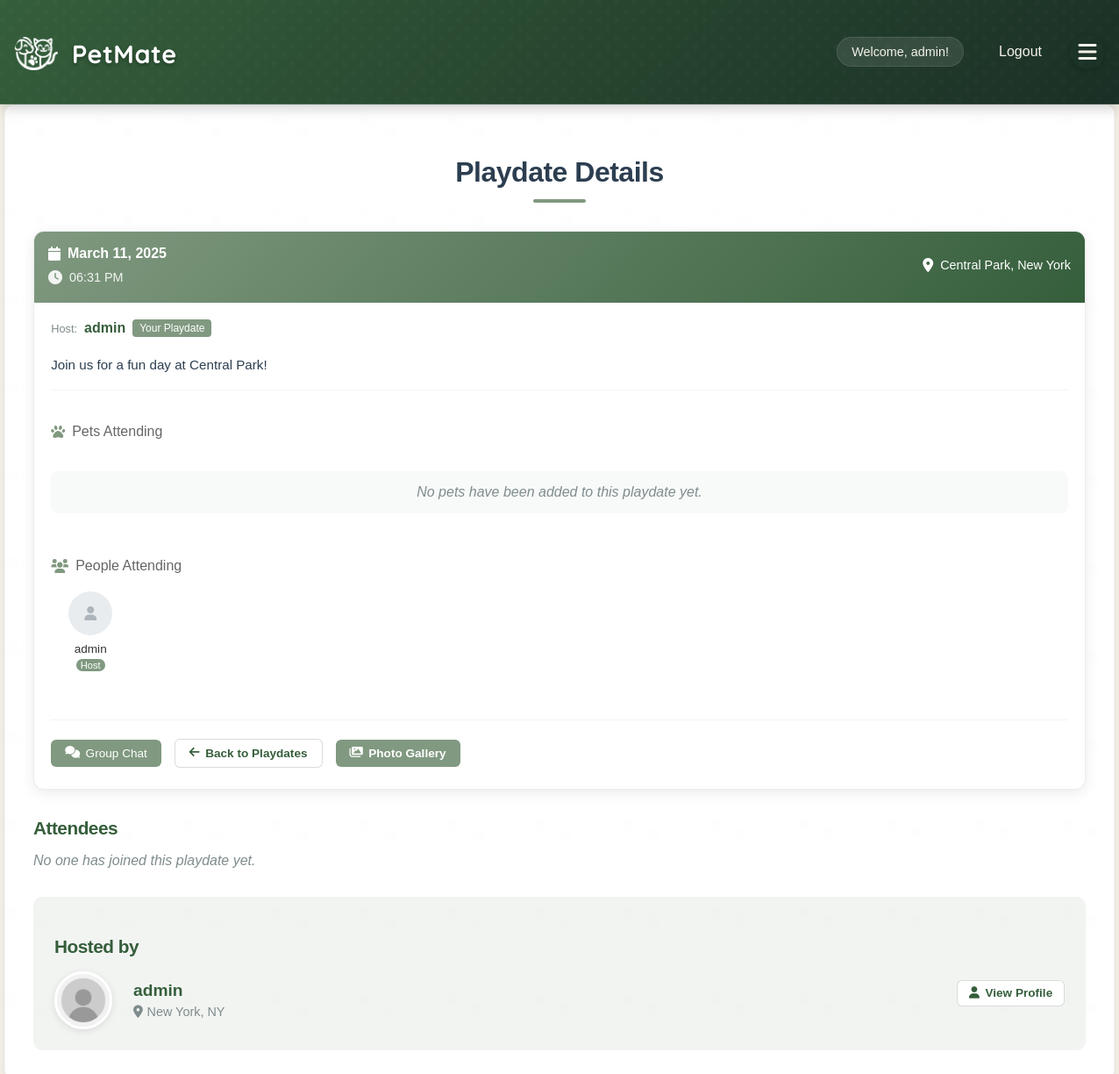
The app's page /playdates/1 (signed in), older data.
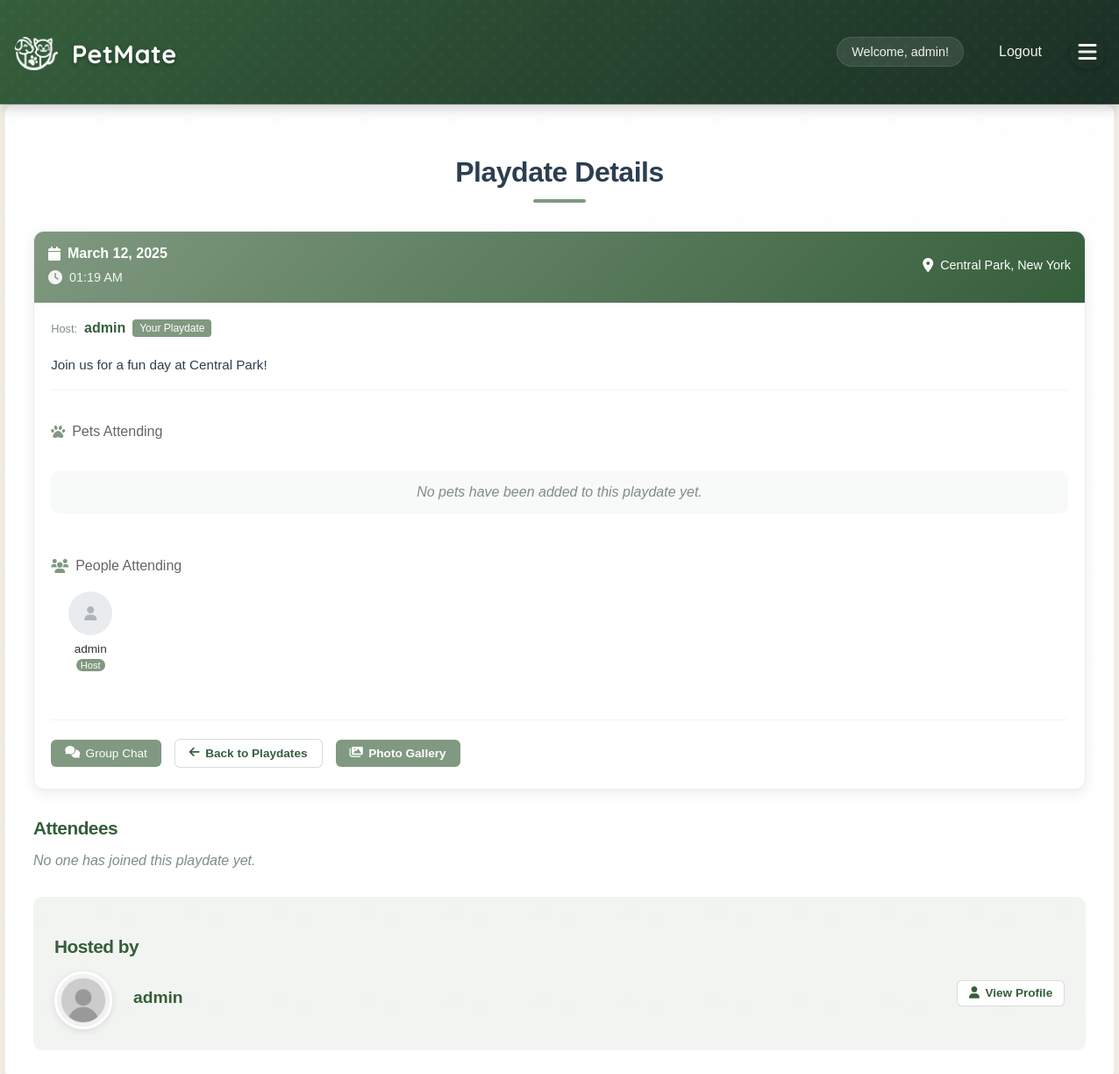
The same page, newer data.
### app/models/user.py (models this page shows, shortened)
class User(db.Model, UserMixin):
    __tablename__ = 'users'
    id = db.Column(db.Integer, primary_key=True)
    username = db.Column(db.String(80), unique=True, nullable=False)
    email = db.Column(db.String(120), unique=True, nullable=False)
    password_hash = db.Column(db.String(128))
    name = db.Column(db.String(120))  # User's full name
    created_at = db.Column(db.DateTime, default=datetime.utcnow)
    profile_picture = db.Column(db.String(255))  # Store the filename of uploaded image
    bio = db.Column(db.Text)  # User bio
    location = db.Column(db.String(200))  # User location
    is_admin = db.Column(db.Boolean, default=False)
    account_status = db.Column(db.String(20), default='active')  # active, suspended, banned
    last_login = db.Column(db.DateTime)
    account_notes = db.Column(db.Text)  # Admin notes about the user
    preferred_meetup_types = db.Column(db.String(255))  # e.g., "parks,beaches,dog runs"
    availability = db.Column(db.String(255))  # e.g., "weekends,evenings"
    pet_owner_since = db.Column(db.Integer)  # Year they became a pet owner
    pet_experience_level = db.Column(db.String(50))  # e.g., "beginner", "intermediate", "expert"
    pets = db.relationship('Pet', backref='owner', lazy=True)
    hosted_playdates = db.relationship('Playdate', foreign_keys='Playdate.host_id', lazy=True)
    attended_playdates = db.relationship('Playdate', secondary=playdate_attendees, lazy=True)
    reviews_received = db.relationship('Review',
                                     foreign_keys='Review.reviewed_user_id',
                                     back_populates='reviewed_user',
                                     lazy='joined')
    reviews_given = db.relationship('Review',
                                  foreign_keys='Review.reviewer_id',
                                  back_populates='reviewer',
                                  lazy='joined')
    @property
    def is_authenticated(self):
        return True
    def get_unread_message_count(self):
        from app.models.message import Message
        return Message.query.filter_by(recipient_id=self.id, is_read=False).count()

### app/models/playdate.py (models this page shows, shortened)
class Playdate(db.Model):
    __tablename__ = 'playdates'
    id = db.Column(db.Integer, primary_key=True)
    host_id = db.Column(db.Integer, db.ForeignKey('users.id', ondelete='CASCADE'), nullable=False)
    title = db.Column(db.String(100), nullable=False)
    description = db.Column(db.Text)
    location = db.Column(db.String(200), nullable=False)
    date = db.Column(db.DateTime, nullable=False)
    duration = db.Column(db.Integer)  # Duration in minutes
    max_attendees = db.Column(db.Integer)
    status = db.Column(db.String(20), default='scheduled')  # scheduled, in_progress, completed, cancelled
    created_at = db.Column(db.DateTime, default=datetime.utcnow)
    updated_at = db.Column(db.DateTime, default=datetime.utcnow, onupdate=datetime.utcnow)
    host = db.relationship('User', foreign_keys=[host_id])
    attendees = db.relationship('User', secondary=playdate_attendees)
    pets = db.relationship('Pet', secondary=playdate_pets, backref=db.backref('playdates', lazy=True))

### app/routes/main.py (the view)
@bp.route('/playdates/<int:playdate_id>')
def view_playdate(playdate_id):
    if 'username' not in session:
        return redirect(url_for('auth.login'))
    user = User.query.filter_by(username=session['username']).first()
    playdate = Playdate.query.get_or_404(playdate_id)
    is_participant = False
    for pet in playdate.pets:
        if pet.owner_id == user.id:
            is_participant = True
            break
    if playdate.host_id != user.id and not is_participant:
        flash('You do not have permission to view this playdate.', 'error')
        return redirect(url_for('main.view_playdates'))
    photos = []
    if hasattr(playdate, 'photos'):
        photos = playdate.photos
    pets = playdate.pets.all() if hasattr(playdate.pets, 'all') else playdate.pets
    attendees = []
    if hasattr(playdate, 'attendees'):
        attendees_info = db.session.query(
            User,
        ).join(
            playdate_attendees,
            User.id == playdate_attendees.c.user_id
        ).filter(
            playdate_attendees.c.playdate_id == playdate.id
        ).all()
    existing_review = Review.query.filter_by(
        reviewer_id=user.id,
        playdate_id=playdate_id
    ).first()
    now = datetime.now()
    user_agent = request.headers.get('User-Agent', '').lower()
    is_mobile = any(device in user_agent for device in ['iphone', 'android', 'mobile', 'tablet'])
    mode = request.args.get('mode', None)
    use_mobile = is_mobile and mode != 'desktop'
    template = 'mobile_view_playdate.html' if use_mobile else 'view_playdate.html'
    return render_template(
        template,
        playdate=playdate,
        user=user,
        current_user=user,
        photos=photos,
        pets=pets,
        attendees=attendees,
        is_host=(playdate.host_id == user.id),
        now=now,
        user_has_reviewed=existing_review is not None
    )

### app/templates/view_playdate.html (shortened to what this page needs)
{% extends "base.html" %}
{% block content %}
<div class="container">
    <h2>Playdate Details</h2>
    <div class="playdate-details-card">
        <div class="playdate-header">
            <div class="playdate-header-content">
                <div class="playdate-date-time">
                    <div class="playdate-date">
                        <i class="fas fa-calendar"></i> {{ playdate.date.strftime('%B %d, %Y') }}
                    </div>
                    <div class="playdate-time">
                        <i class="fas fa-clock"></i> {{ playdate.date.strftime('%I:%M %p') }}
                    </div>
                </div>
                <div class="playdate-location">
                    <i class="fas fa-map-marker-alt"></i> {{ playdate.location }}
                </div>
            </div>
        </div>
        <div class="playdate-content">
            <div class="playdate-info">
                <div class="playdate-host-info">
                    <span class="host-label">Host:</span>
                    <span class="host-name">{{ playdate.host.username }}</span>
                    {% if is_host %}
                        <span class="your-playdate-badge">Your Playdate</span>
                    {% endif %}
                </div>
                {% if playdate.description %}
                    <div class="playdate-description">
                        {{ playdate.description }}
                    </div>
                {% endif %}
            </div>
            <div class="playdate-pets">
                <div class="section-heading">
                    <i class="fas fa-paw"></i>
                    <span>Pets Attending</span>
                </div>
                <div class="pet-avatars-container">
                    <div class="pet-avatars">
                        {% if pets %}
                            {% for pet in pets %}
                                <div class="pet-avatar">
                                    {% if pet.image_filename %}
                                        <img src="{{ url_for('static', filename='pet_images/' + pet.image_filename) }}" alt="{{ pet.name }}">
                                    {% else %}
                                        <div class="pet-avatar-placeholder">
                                            <i class="fas fa-paw"></i>
                                        </div>
                                    {% endif %}
                                    <span class="pet-name">{{ pet.name }}</span>
                                </div>
                            {% endfor %}
                        {% else %}
                            <p class="no-pets-message">No pets have been added to this playdate yet.</p>
                        {% endif %}
                    </div>
                </div>
            </div>
            <div class="playdate-people">
                <div class="section-heading">
                    <i class="fas fa-users"></i>
                    <span>People Attending</span>
                </div>
                <div class="people-avatars-container">
                    <div class="people-avatars">
                        {% set displayed_users = [] %}
                        {% if playdate.host %}
                            {% set displayed_users = displayed_users + [playdate.host.id] %}
                            <div class="person-avatar">
                                {% if playdate.host.profile_picture %}
                                    <img src="{{ url_for('static', filename='profile_pictures/' + playdate.host.profile_picture) }}" alt="{{ playdate.host.username }}">
                                {% else %}
                                    <div class="person-avatar-placeholder">
                                        <i class="fas fa-user"></i>
                                    </div>
                                {% endif %}
                                <span class="person-name">{{ playdate.host.username }}</span>
                                <span class="host-badge">Host</span>
                            </div>
                        {% endif %}
                    </div>
                </div>
            </div>
            <div class="playdate-actions">
                <a href="{{ url_for('playdates.playdate_group_chat', playdate_id=playdate.id) }}" class="button primary">
                    <i class="fas fa-comments"></i> Group Chat
                </a>
                <a href="{{ url_for('main.view_playdates') }}" class="button secondary">
                    <i class="fas fa-arrow-left"></i> Back to Playdates
                </a>
                <a href="{{ url_for('playdates.playdate_photos', playdate_id=playdate.id) }}" class="button">
                    <i class="fas fa-images"></i> Photo Gallery
                </a>
            </div>
        </div>
    </div>
    <div class="playdate-attendees">
        <h3>Attendees</h3>
        {% if attendees %}
            <div class="attendee-list">
                {% for attendee_info in attendees %}
                    {% set attendee = attendee_info.user %}
                    <div class="attendee-card">
                        <div class="attendee-info">
                            <div class="attendee-avatar">
                                {% if attendee.profile_picture %}
                                    <img src="{{ url_for('static', filename='profile_pictures/' + attendee.profile_picture) }}" alt="{{ attendee.username }}">
                                {% else %}
                                    <img src="{{ url_for('static', filename='profile_pictures/default_user.png') }}" alt="{{ attendee.username }}">
                                {% endif %}
                            </div>
                            <div class="attendee-details">
                                <h4>{{ attendee.username }}</h4>
                                {% if attendee.location %}
                                    <p><i class="fas fa-map-marker-alt"></i> {{ attendee.location }}</p>
                                {% endif %}
                                <p class="status-badge status-{{ attendee_info.status }}">
                                    <i class="fas {% if attendee_info.status == 'confirmed' %}fa-check-circle{% elif attendee_info.status == 'maybe' %}fa-question-circle{% else %}fa-times-circle{% endif %}"></i>
                                    {{ attendee_info.status|capitalize }}
                                </p>
                            </div>
                        </div>
                        <div class="attendee-actions">
                            <a href="{{ url_for('main.view_profile', user_id=attendee.id) }}" class="button small secondary">
                                <i class="fas fa-user"></i> View Profile
                            </a>
                            {% if attendee.id != current_user.id %}
                                <a href="{{ url_for('messages.conversation', user_id=attendee.id) }}" class="button small primary">
                                    <i class="fas fa-comment"></i> Message
                                </a>
                            {% endif %}
                        </div>
                    </div>
                {% endfor %}
            </div>
        {% else %}
            <p class="no-attendees">No one has joined this playdate yet.</p>
        {% endif %}
    </div>
    <div class="playdate-host">
        <h3>Hosted by</h3>
        <div class="host-info">
            <div class="host-avatar">
                {% if playdate.host.profile_picture %}
                    <img src="{{ url_for('static', filename='profile_pictures/' + playdate.host.profile_picture) }}" alt="{{ playdate.host.username }}">
                {% else %}
                    <img src="{{ url_for('static', filename='profile_pictures/default_user.png') }}" alt="{{ playdate.host.username }}">
                {% endif %}
            </div>
            <div class="host-details">
                <h4>{{ playdate.host.username }}</h4>
                {% if playdate.host.location %}
                    <p><i class="fas fa-map-marker-alt"></i> {{ playdate.host.location }}</p>
                {% endif %}
            </div>
            <div class="host-actions">
                <a href="{{ url_for('main.view_profile', user_id=playdate.host.id) }}" class="button small secondary">
                    <i class="fas fa-user"></i> View Profile
                </a>
            </div>
        </div>
    </div>
</div>
{% endblock %}

### app/templates/base.html (shortened to what this page needs)
<!DOCTYPE html>
<html>
<head>
    <link rel="stylesheet" href="{{ url_for('static', filename='style.css') }}">
    <link rel="stylesheet" href="{{ url_for('static', filename='mobile.css') }}">
    <link rel="stylesheet" href="{{ url_for('static', filename='how-it-works.css') }}">
    <link rel="stylesheet" href="{{ url_for('static', filename='feature-cards.css') }}">
    <link rel="stylesheet" href="{{ url_for('static', filename='css/pet-avatars.css') }}">
    <link rel="stylesheet" href="{{ url_for('static', filename='gallery.css') }}">
    <link rel="stylesheet" href="https://cdnjs.cloudflare.com/ajax/libs/font-awesome/6.0.0/css/all.min.css">
    <link rel="stylesheet" href="{{ url_for('static', filename='css/flash.css') }}">
    <link rel="stylesheet" href="{{ url_for('static', filename='css/admin.css') }}">
</head>
<body>
    <nav>
        <div class="nav-container">
            <h1>
                <a href="{{ url_for('main.index') }}" class="site-title">
                    <div class="logo">
                        <div class="logo-icon"></div>
                        <div class="logo-text">Pet<span class="highlight">Mate</span></div>
                    </div>
                </a>
            </h1>
            <div class="nav-links">
                {% if 'username' in session %}
                    <div class="user-menu">
                        <span>Welcome, {{ session['username'] }}!</span>
                        <a href="{{ url_for('auth.logout') }}">Logout</a>
                    </div>
                    <button class="menu-toggle">
                        <i class="fas fa-bars"></i>
                    </button>
                {% else %}
                    <a href="{{ url_for('auth.login') }}">Login</a>
                    <a href="{{ url_for('auth.register') }}">Register</a>
                {% endif %}
            </div>
        </div>
    </nav>
    <main>
        {% block content %}{% endblock %}
    </main>
</body>
</html>

Row changes from the older to the newer data that the page shows:
changed User "admin": location "New York, NY" → empty (drawn); host.location "New York, NY" → (not shown)
changed Playdate "Join us for a fun day at Central Park!": date "March 11, 2025" → "March 12, 2025"; date "06:31 PM" → "01:19 AM"
